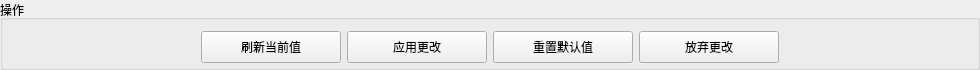
           <widget class="QGroupBox" name="groupBox_8">
            <property name="minimumSize">
             <size>
              <width>980</width>
              <height>70</height>
             </size>
            </property>
            <property name="maximumSize">
             <size>
              <width>16777215</width>
              <height>70</height>
             </size>
            </property>
            <property name="title">
             <string>操作</string>
            </property>
            <layout class="QGridLayout" name="gridLayout_9">
             <item row="0" column="4">
              <widget class="QPushButton" name="discardButton">
               <property name="minimumSize">
                <size>
                 <width>140</width>
                 <height>32</height>
                </size>
               </property>
               <property name="maximumSize">
                <size>
                 <width>140</width>
                 <height>32</height>
                </size>
               </property>
               <property name="text">
                <string>放弃更改</string>
               </property>
              </widget>
             </item>
             <item row="0" column="1">
              <widget class="QPushButton" name="refreshButton">
               <property name="minimumSize">
                <size>
                 <width>140</width>
                 <height>32</height>
                </size>
               </property>
               <property name="maximumSize">
                <size>
                 <width>140</width>
                 <height>32</height>
                </size>
               </property>
               <property name="text">
                <string>刷新当前值</string>
               </property>
              </widget>
             </item>
             <item row="0" column="2">
              <widget class="QPushButton" name="applyButton">
               <property name="minimumSize">
                <size>
                 <width>140</width>
                 <height>32</height>
                </size>
               </property>
               <property name="maximumSize">
                <size>
                 <width>140</width>
                 <height>32</height>
                </size>
               </property>
               <property name="text">
                <string>应用更改</string>
               </property>
              </widget>
             </item>
             <item row="0" column="3">
              <widget class="QPushButton" name="resetButton">
               <property name="minimumSize">
                <size>
                 <width>140</width>
                 <height>32</height>
                </size>
               </property>
               <property name="maximumSize">
                <size>
                 <width>140</width>
                 <height>32</height>
                </size>
               </property>
               <property name="text">
                <string>重置默认值</string>
               </property>
              </widget>
             </item>
             <item row="0" column="0">
              <spacer name="horizontalSpacer_12">
               <property name="orientation">
                <enum>Qt::Horizontal</enum>
               </property>
               <property name="sizeHint" stdset="0">
                <size>
                 <width>40</width>
                 <height>20</height>
                </size>
               </property>
              </spacer>
             </item>
             <item row="0" column="5">
              <spacer name="horizontalSpacer_13">
               <property name="orientation">
                <enum>Qt::Horizontal</enum>
               </property>
               <property name="sizeHint" stdset="0">
                <size>
                 <width>40</width>
                 <height>20</height>
                </size>
               </property>
              </spacer>
             </item>
            </layout>
           </widget>
